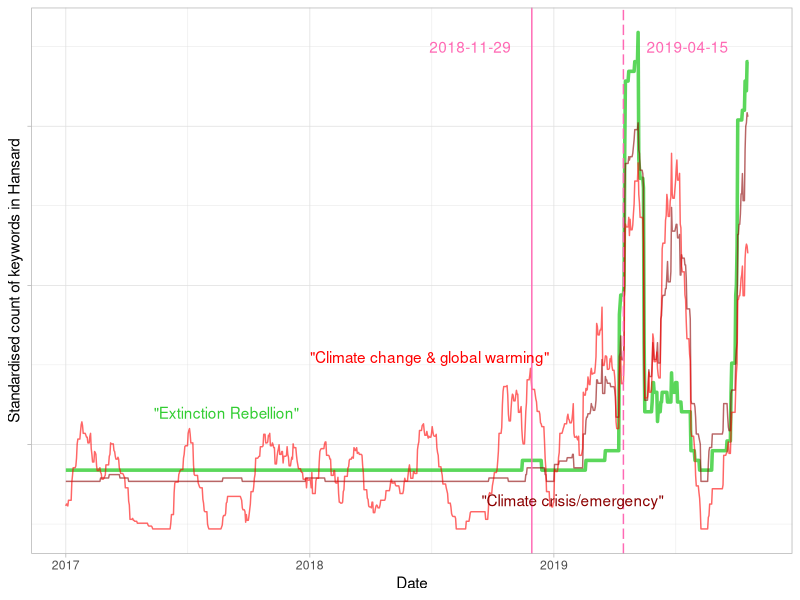
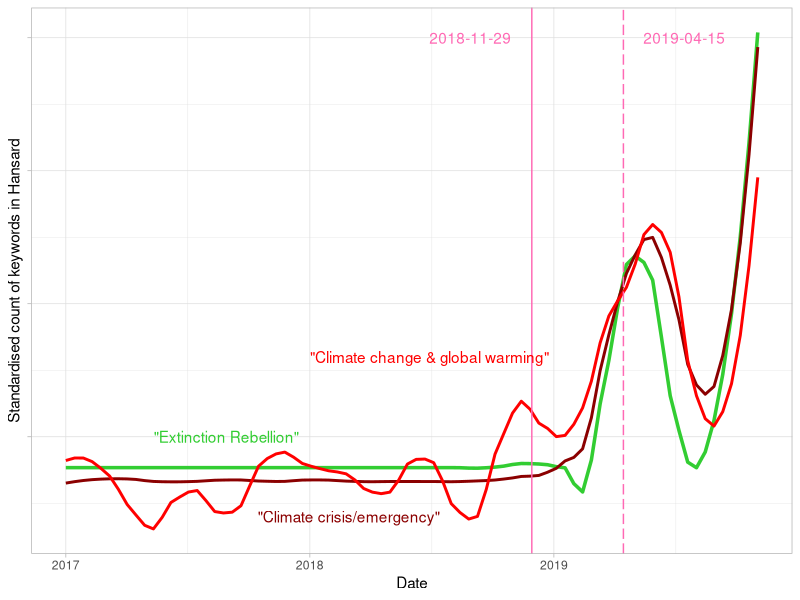
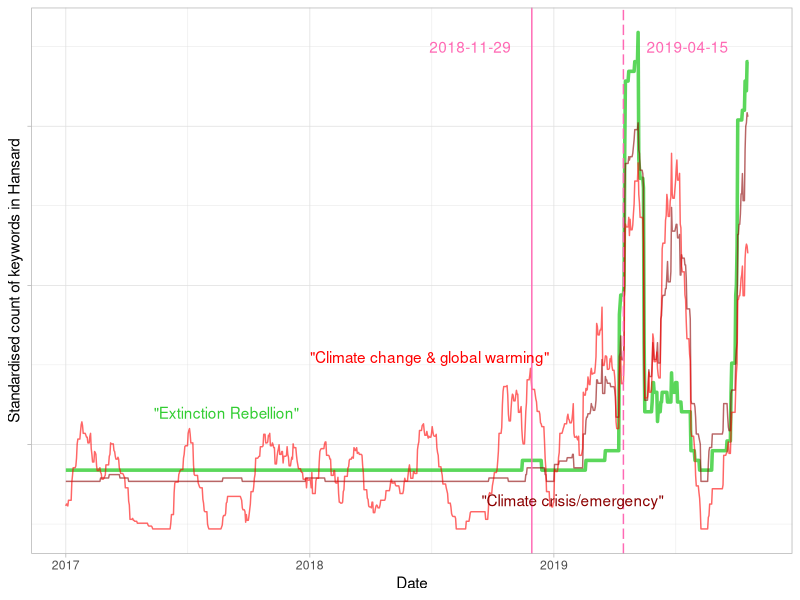
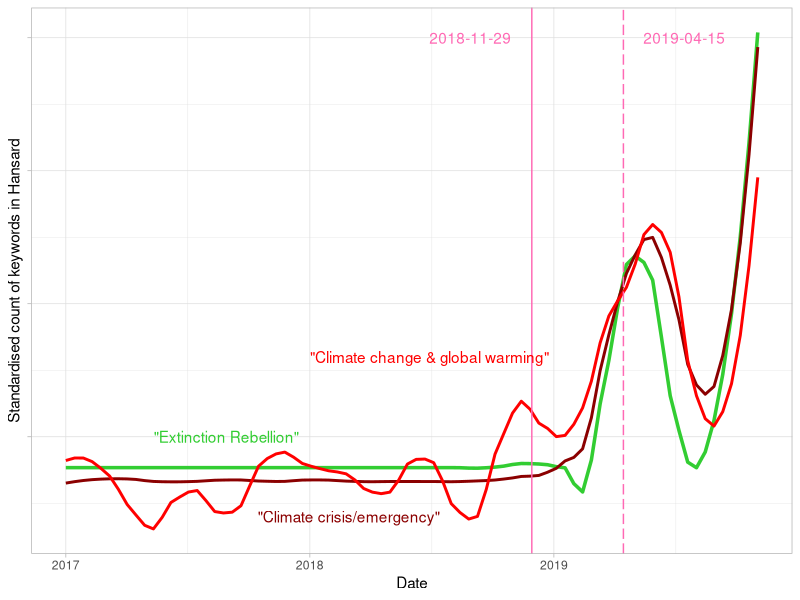

Recreate these plots in R, in order. (Note: this script raises an error after producing the figures.)
library(ggplot2)
library(ggthemes)
library(tidyverse)
library(readr)
library(forecast)
library(magrittr)

# Moving average
ma_month <- function(x, n = 29){stats::filter(x, rep(1 / n, n), sides = 2)}
ma_2week <- function(x, n = 13){stats::filter(x, rep(1 / n, n), sides = 2)}

# Import (manual muahaha!)
d1 <- read_csv("extinction_rebellion.js.csv")
d2 <- read_csv("climate_change.js.csv")
d3 <- read_csv("climate_crisis.js.csv")
d4 <- read_csv("citizens_assembly.js.csv")
d5 <- read_csv("global_warming.js.csv")
d6 <- read_csv("climate_emergency.js.csv")

# Full join, could be done much better
hansard <- full_join(d1, d2, by = "Date")
hansard <- full_join(hansard, d3, by = "Date")
hansard <- full_join(hansard, d4, by = "Date")
hansard <- full_join(hansard, d5, by = "Date")
hansard <- full_join(hansard, d6, by = "Date")


# ORDER, ORDER! (Order matters)
colnames(hansard) <- c("Date", 
                       "extinction_rebellion", "climate_change", "climate_crisis", 
                       "citizens_assembly", "global_warming", "climate_emergency")
hansard <- hansard[order(hansard$Date), ] # sort by Date

# Fill in missing days just to be save
hansard <- hansard %>%
  mutate(Date = as.Date(Date)) %>%
  complete(Date = seq.Date(min(Date), max(Date), by="day"))

hansard$Date <- as.POSIXct(hansard$Date)
hansard[is.na(hansard)] <- 0 # replace all NAs with zeros


# Add keywords together
hansard$climate_alarm <- hansard$climate_crisis + hansard$climate_emergency 
hansard$global_heating <- hansard$climate_change + hansard$global_warming

# Smooth the lines
hansard_smooth <- lapply(hansard[,-1], ma_month) %>% as.data.frame()
hansard_smooth$Date <- as.POSIXct(hansard$Date)

# Set start date
hansard_smooth_2017 <- filter(hansard_smooth, Date >= as.POSIXct("2017-01-01"))
hansard_2017 <- filter(hansard, Date >= as.POSIXct("2017-01-01"))


# Simple MA plot
ggplot(data = hansard_smooth_2017) + 
  geom_line(aes(Date, scale(extinction_rebellion)), color = "limegreen", size = 1.2, alpha = 0.8) +
  geom_line(aes(Date, scale(climate_alarm)), color = "red4", alpha = 0.6) +
  geom_line(aes(Date, scale(global_heating)), color = "red", alpha = 0.6) +
  geom_vline(xintercept = as.POSIXct("2018-11-29"), color = "hotpink") +
  geom_vline(xintercept = as.POSIXct("2019-04-15"), color = "hotpink", linetype = "longdash") +
  ylab("Standardised count of keywords in Hansard") +
  theme_light() +  
  theme(axis.text.y = element_blank()) +
  annotate(label = '"Extinction Rebellion"', "text", x = as.POSIXct("2017-08-29"), y = 0.4, color = "limegreen") +
  annotate(label = '"Climate crisis/emergency"', "text", x = as.POSIXct("2019-01-29"), y = -0.7, color = "red4") +
  annotate(label = '"Climate change & global warming"', "text", x = as.POSIXct("2018-06-29"), y = 1.1, color = "red") +
  annotate(label = "2018-11-29", "text", x = as.POSIXct("2018-08-29"), y = 5, color = "hotpink") +
  annotate(label = "2019-04-15", "text", x = as.POSIXct("2019-07-20"), y = 5, color = "hotpink")


ggsave("hansard-extinction-rebellion.pdf", width = 6, height = 4, device = "pdf")
  


# With smoothing function
span = 0.2
ggplot(data = hansard_2017) + 
  geom_smooth(aes(Date, scale(extinction_rebellion)), color = "limegreen", size = 1.2, alpha = 0.8, se = F, span = span, method = "loess") +
  geom_smooth(aes(Date, scale(climate_alarm)), color = "red4", alpha = 0.6, se = F, span = span, method = "loess") +
  geom_smooth(aes(Date, scale(global_heating)), color = "red", alpha = 0.6, se = F, span = span, method = "loess") +
  geom_vline(xintercept = as.POSIXct("2018-11-29"), color = "hotpink") +
  geom_vline(xintercept = as.POSIXct("2019-04-15"), color = "hotpink", linetype = "longdash") +
  ylab("Standardised count of keywords in Hansard") +
  theme_light() +  
  theme(axis.text.y = element_blank()) +
  annotate(label = '"Extinction Rebellion"', "text", x = as.POSIXct("2017-08-29"), y = 0, color = "limegreen") +
  annotate(label = '"Climate crisis/emergency"', "text", x = as.POSIXct("2018-02-28"), y = -0.3, color = "red4") +
  annotate(label = '"Climate change & global warming"', "text", x = as.POSIXct("2018-06-29"), y = 0.3, color = "red") +
  annotate(label = "2018-11-29", "text", x = as.POSIXct("2018-08-29"), y = 1.5, color = "hotpink") +
  annotate(label = "2019-04-15", "text", x = as.POSIXct("2019-07-15"), y = 1.5, color = "hotpink")

ggsave("hansard-extinction-rebellion-fancy.pdf", width = 6, height = 4, device = "pdf")

#------ Other Stuff -----


# Simple plot
ggplot(data = hansard) + 
  geom_line(aes(date, extinction_rebellion), color = "red") + 
  geom_line(aes(date, climate_change), color = "darkgreen") +
  geom_vline(xintercept = as.POSIXct("2018-11-29"), size = 1.5, color = "limegreen") +
  theme_economist()


cor(hansard[, -1], use = "pairwise") %>% heatmap
cor(hansard_smooth[, -7], use = "pairwise") %>% heatmap

cor(hansard_smooth[, -7], use = "pairwise")


